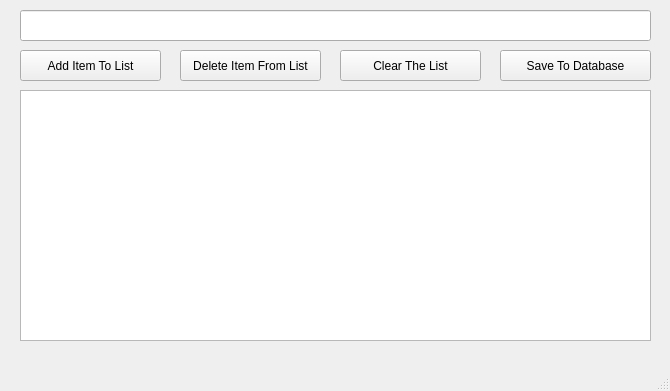
<?xml version="1.0" encoding="UTF-8"?>
<ui version="4.0">
 <class>MainWindow</class>
 <widget class="QMainWindow" name="MainWindow">
  <property name="geometry">
   <rect>
    <x>0</x>
    <y>0</y>
    <width>670</width>
    <height>391</height>
   </rect>
  </property>
  <property name="windowTitle">
   <string>To Do List</string>
  </property>
  <widget class="QWidget" name="centralwidget">
   <widget class="QPushButton" name="additem_pushButton">
    <property name="geometry">
     <rect>
      <x>20</x>
      <y>50</y>
      <width>141</width>
      <height>31</height>
     </rect>
    </property>
    <property name="text">
     <string>Add Item To List</string>
    </property>
   </widget>
   <widget class="QPushButton" name="deleteitem_pushButton_2">
    <property name="geometry">
     <rect>
      <x>180</x>
      <y>50</y>
      <width>141</width>
      <height>31</height>
     </rect>
    </property>
    <property name="text">
     <string>Delete Item From List</string>
    </property>
   </widget>
   <widget class="QPushButton" name="clearall_pushButton_3">
    <property name="geometry">
     <rect>
      <x>340</x>
      <y>50</y>
      <width>141</width>
      <height>31</height>
     </rect>
    </property>
    <property name="text">
     <string>Clear The List</string>
    </property>
   </widget>
   <widget class="QLineEdit" name="additem_lineEdit">
    <property name="geometry">
     <rect>
      <x>20</x>
      <y>10</y>
      <width>631</width>
      <height>31</height>
     </rect>
    </property>
   </widget>
   <widget class="QListWidget" name="mylist_listWidget">
    <property name="geometry">
     <rect>
      <x>20</x>
      <y>90</y>
      <width>631</width>
      <height>251</height>
     </rect>
    </property>
   </widget>
   <widget class="QPushButton" name="savedb_pushButton">
    <property name="geometry">
     <rect>
      <x>500</x>
      <y>50</y>
      <width>151</width>
      <height>31</height>
     </rect>
    </property>
    <property name="text">
     <string>Save To Database</string>
    </property>
   </widget>
  </widget>
  <widget class="QMenuBar" name="menubar">
   <property name="geometry">
    <rect>
     <x>0</x>
     <y>0</y>
     <width>670</width>
     <height>21</height>
    </rect>
   </property>
  </widget>
  <widget class="QStatusBar" name="statusbar"/>
 </widget>
 <resources/>
 <connections/>
</ui>
